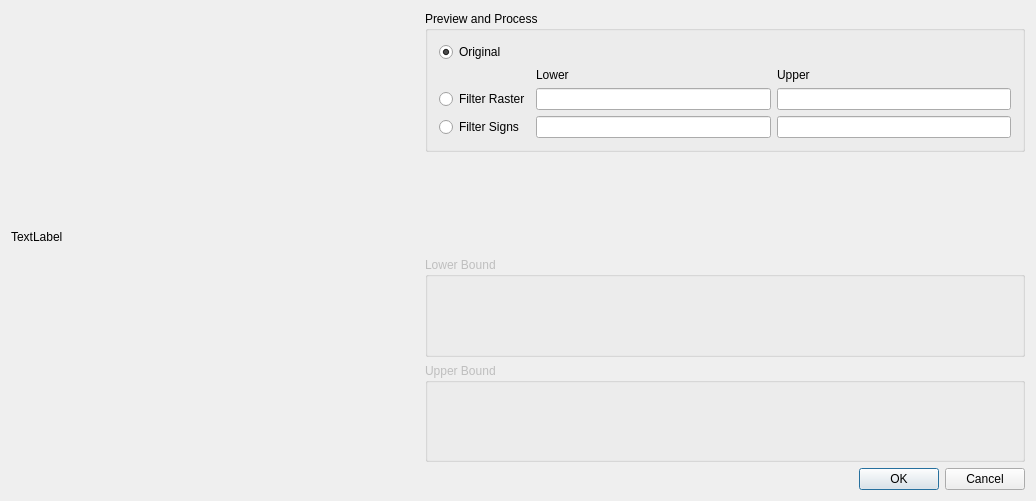
<?xml version="1.0" encoding="UTF-8"?>
<ui version="4.0">
 <class>WinImageFilterOptions</class>
 <widget class="QWidget" name="WinImageFilterOptions">
  <property name="geometry">
   <rect>
    <x>0</x>
    <y>0</y>
    <width>1036</width>
    <height>501</height>
   </rect>
  </property>
  <property name="windowTitle">
   <string>WinImageFilterOptions</string>
  </property>
  <layout class="QVBoxLayout" name="verticalLayout_2">
   <item>
    <layout class="QHBoxLayout" name="horizontalLayout_4">
     <item>
      <widget class="QAspectRatioPixmapLabel" name="labelImage">
       <property name="text">
        <string>TextLabel</string>
       </property>
      </widget>
     </item>
     <item>
      <widget class="QWidget" name="widget" native="true">
       <property name="minimumSize">
        <size>
         <width>400</width>
         <height>0</height>
        </size>
       </property>
       <property name="maximumSize">
        <size>
         <width>600</width>
         <height>16777215</height>
        </size>
       </property>
       <layout class="QVBoxLayout" name="verticalLayout">
        <property name="leftMargin">
         <number>0</number>
        </property>
        <property name="topMargin">
         <number>0</number>
        </property>
        <property name="rightMargin">
         <number>0</number>
        </property>
        <property name="bottomMargin">
         <number>0</number>
        </property>
        <item>
         <widget class="QGroupBox" name="groupBoxProcess">
          <property name="title">
           <string>Preview and Process</string>
          </property>
          <layout class="QGridLayout" name="gridLayout">
           <item row="3" column="3">
            <widget class="color_widgets::ColorLineEdit" name="colorLineEditRasterUpper"/>
           </item>
           <item row="4" column="2">
            <widget class="color_widgets::ColorLineEdit" name="colorLineEditSignsLower"/>
           </item>
           <item row="4" column="3">
            <widget class="color_widgets::ColorLineEdit" name="colorLineEditSignsUpper"/>
           </item>
           <item row="3" column="2">
            <widget class="color_widgets::ColorLineEdit" name="colorLineEditRasterLower"/>
           </item>
           <item row="3" column="0">
            <widget class="QRadioButton" name="radioButtonRaster">
             <property name="text">
              <string>Filter Raster</string>
             </property>
             <property name="checked">
              <bool>false</bool>
             </property>
             <attribute name="buttonGroup">
              <string notr="true">buttonGroup</string>
             </attribute>
            </widget>
           </item>
           <item row="4" column="0">
            <widget class="QRadioButton" name="radioButtonSign">
             <property name="text">
              <string>Filter Signs</string>
             </property>
             <attribute name="buttonGroup">
              <string notr="true">buttonGroup</string>
             </attribute>
            </widget>
           </item>
           <item row="0" column="0">
            <widget class="QRadioButton" name="radioButtonOriginal">
             <property name="text">
              <string>Original</string>
             </property>
             <property name="checked">
              <bool>true</bool>
             </property>
             <attribute name="buttonGroup">
              <string notr="true">buttonGroup</string>
             </attribute>
            </widget>
           </item>
           <item row="1" column="3">
            <widget class="QLabel" name="label_2">
             <property name="text">
              <string>Upper</string>
             </property>
            </widget>
           </item>
           <item row="1" column="2">
            <widget class="QLabel" name="label">
             <property name="text">
              <string>Lower</string>
             </property>
            </widget>
           </item>
          </layout>
         </widget>
        </item>
        <item>
         <spacer name="verticalSpacer">
          <property name="orientation">
           <enum>Qt::Vertical</enum>
          </property>
          <property name="sizeHint" stdset="0">
           <size>
            <width>20</width>
            <height>40</height>
           </size>
          </property>
         </spacer>
        </item>
        <item>
         <widget class="QGroupBox" name="groupBoxLower">
          <property name="enabled">
           <bool>false</bool>
          </property>
          <property name="sizePolicy">
           <sizepolicy hsizetype="Expanding" vsizetype="Expanding">
            <horstretch>0</horstretch>
            <verstretch>0</verstretch>
           </sizepolicy>
          </property>
          <property name="title">
           <string>Lower Bound</string>
          </property>
          <layout class="QHBoxLayout" name="horizontalLayout_2">
           <item>
            <widget class="WidgetColorSelector" name="widgetLowerFilter" native="true"/>
           </item>
          </layout>
         </widget>
        </item>
        <item>
         <widget class="QGroupBox" name="groupBoxUpper">
          <property name="enabled">
           <bool>false</bool>
          </property>
          <property name="sizePolicy">
           <sizepolicy hsizetype="Expanding" vsizetype="Expanding">
            <horstretch>0</horstretch>
            <verstretch>0</verstretch>
           </sizepolicy>
          </property>
          <property name="title">
           <string>Upper Bound</string>
          </property>
          <layout class="QHBoxLayout" name="horizontalLayout">
           <item>
            <widget class="WidgetColorSelector" name="widgetUpperFilter" native="true"/>
           </item>
          </layout>
         </widget>
        </item>
       </layout>
      </widget>
     </item>
    </layout>
   </item>
   <item>
    <widget class="QDialogButtonBox" name="buttonBox">
     <property name="standardButtons">
      <set>QDialogButtonBox::Cancel|QDialogButtonBox::Ok</set>
     </property>
    </widget>
   </item>
  </layout>
 </widget>
 <layoutdefault spacing="6" margin="11"/>
 <customwidgets>
  <customwidget>
   <class>color_widgets::ColorLineEdit</class>
   <extends>QLineEdit</extends>
   <header>color_line_edit.hpp</header>
  </customwidget>
  <customwidget>
   <class>WidgetColorSelector</class>
   <extends>QWidget</extends>
   <header>WidgetColorSelector.h</header>
   <container>1</container>
   <slots>
    <signal>colorChanged(QColor)</signal>
   </slots>
  </customwidget>
  <customwidget>
   <class>QAspectRatioPixmapLabel</class>
   <extends>QLabel</extends>
   <header>QAspectRatioPixmapLabel.h</header>
  </customwidget>
 </customwidgets>
 <resources/>
 <connections/>
 <buttongroups>
  <buttongroup name="buttonGroup"/>
 </buttongroups>
</ui>
